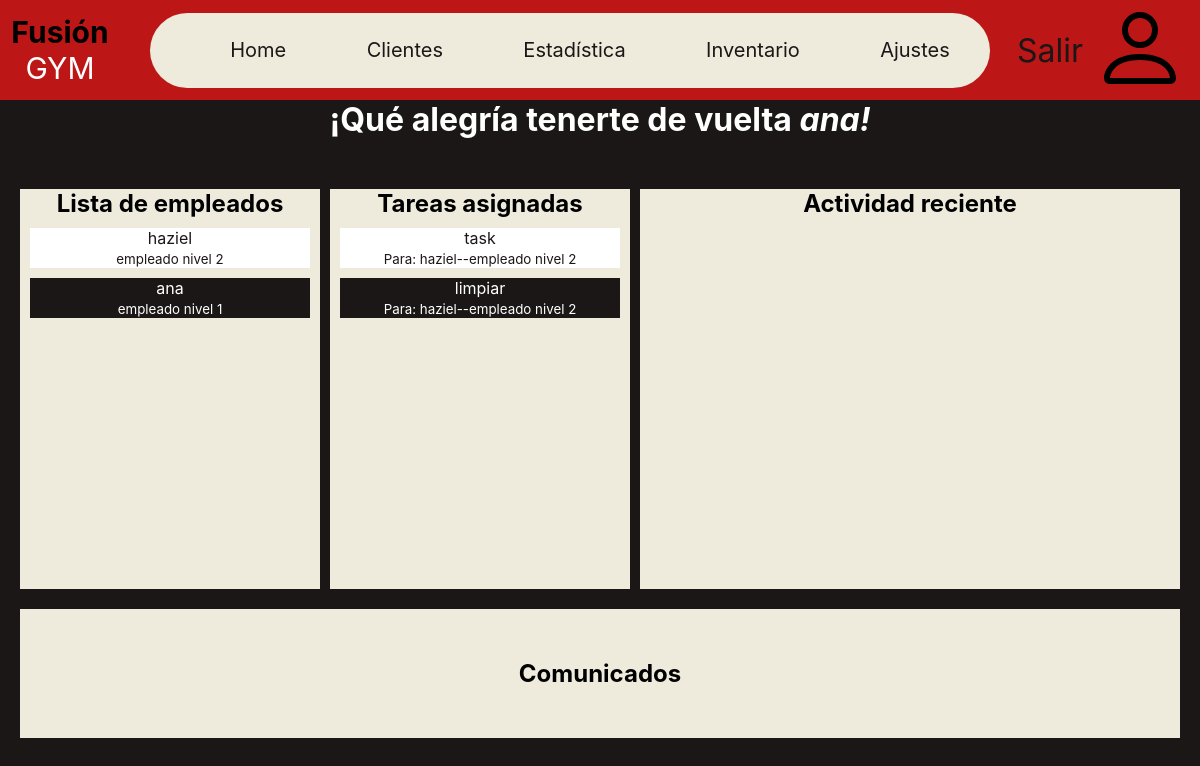
Page /personal (signed in) on the earlier database version.
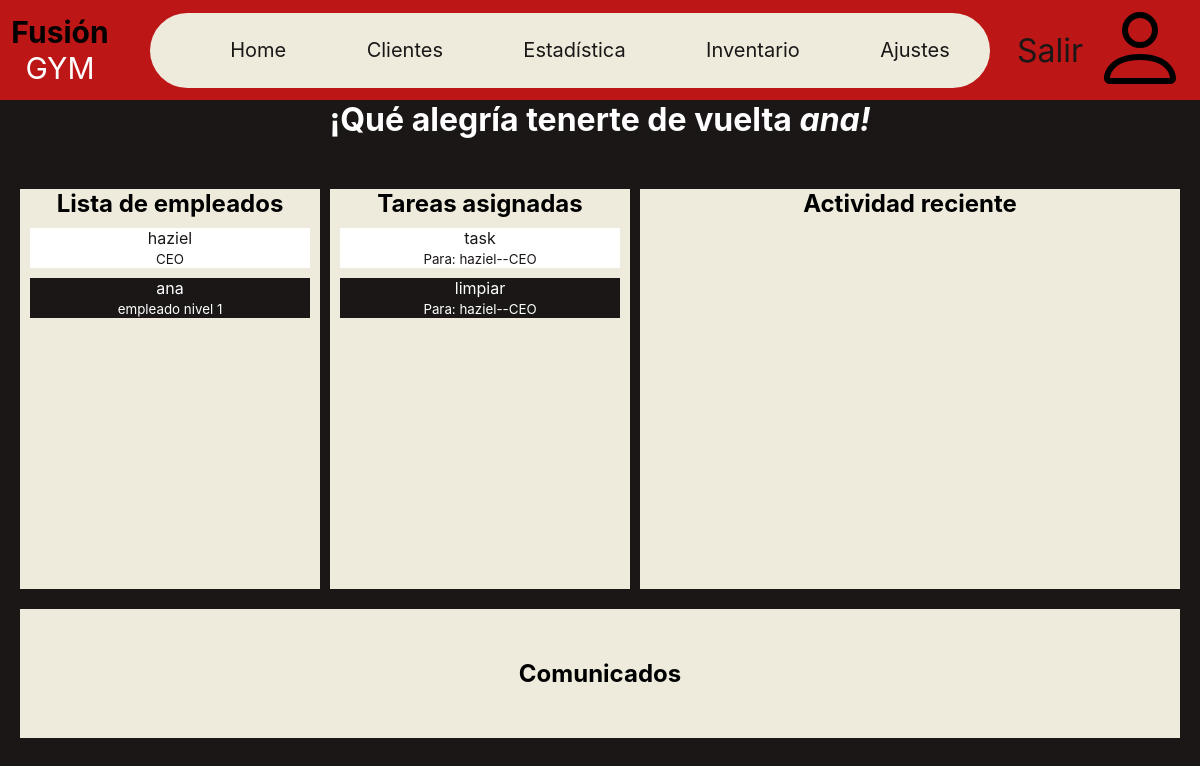
Same page on the later database version.
### base/models.py (models this page shows, shortened)
class Staff(AbstractUser):
    username = models.CharField(max_length=200, default="", unique=True)
    RANKS = (
        'CEO', 'segundo al mando',
        'empleado nivel 1', 'empleado nivel 2')
    ranks_readable = tuple(zip(RANKS, RANKS))
    rank = models.CharField(
        max_length=50, choices=ranks_readable, default=RANKS[-1])
    def __str__(self):
        return f'{self.username}--{self.rank}'

class Task(models.Model):
    name = models.CharField(max_length=50)
    description = models.TextField(default='', blank=True)
    assigned_by = models.ForeignKey(
        Staff, on_delete=models.CASCADE, null=True, related_name='assigned_by')
    assigned_to = models.ForeignKey(
        Staff, on_delete=models.CASCADE, null=True, related_name='assigned_to')
    duration = models.TimeField()
    importance_level = ((1, 1), (2, 2), (3, 3))
    importance = models.SmallIntegerField(choices=importance_level, default=2)
    is_complete = models.BooleanField(default=False)

### base/views.py (the view)
# urls.py: path('personal',views.staff_page,name='staff'),
@login_required(login_url='login-page')
def staff_page(req):
    users = Staff.objects.all()
    now = str(datetime.now())
    morning = f"{now.split(' ')[0]} 00:00:00"
    activity = Activity.objects.filter(date__range=[morning,now])
    tasks = Task.objects.all()
    dispatches = Dispatches.objects.all()
    context = {'title': 'Perfil', 'staff': users,
    'activity':activity, 'tasks':tasks, 'dispatches':dispatches}
    return render(req, 'base/staff.html', context)

### base/templates/base/staff.html (shortened to what this page needs)
{% extends 'main.html' %}
{% load static %}
{% block content %}
<link rel="stylesheet" href="{% static 'styles/staff.css' %}">
{% include 'menu.html' %}
<h1 class="welcome-name">
    ¡Qué alegría tenerte de vuelta <i>{{request.user.username}}!</i>
</h1>
<main>
    <article class="profile-content">
        <h2>Lista de empleados</h2>
        {% for user in staff %}
        <section class="card user-card">
                <p>{{user.username}}</p>
                <small>{{user.rank}}</small>
        </section>
        {% endfor %}
    </article>
    <article class="profile-content">
        <h2>Tareas asignadas</h2>
        {% for task in tasks %}
        <section class="card task-card">
                <p>{{task.name}}</p>
                <small>Para: {{task.assigned_to}}</small>
        </section>
        {% endfor %}
    </article>
    <article class="profile-content">
        <h2>Actividad reciente</h2>
    </article>
    <footer class="profile-content dispatches">
        <h2>Comunicados</h2>
    </footer>
</main>
{% endblock content %}

Differences in the rows shown:
changed Staff "haziel": rank "empleado nivel 2" → "CEO"
changed through a linked row, Task "task": assigned_to "haziel--empleado nivel 2" → "haziel--CEO"
changed through a linked row, Task "limpiar": assigned_to "haziel--empleado nivel 2" → "haziel--CEO"
